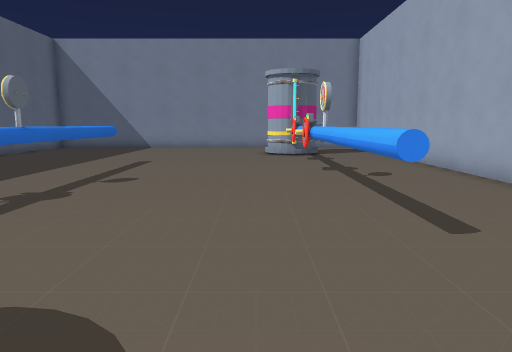
view 1 (above)

16 first-person views from a walk through a 3-D level made in the Godot game engine. The camera is 1.2 m above the floor, tilts 8° down and sees 70° across. The floor is counted in squares, 1 m on a side. Each view is taken from the middle of a square. On the plan, view 1 faces up. The plan holds only what a view shows up to about 15 squares ahead; the rest is blank. Some surface patterns are stand-ins.

view 2
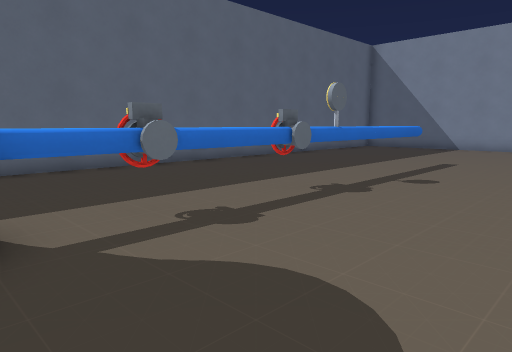

view 3
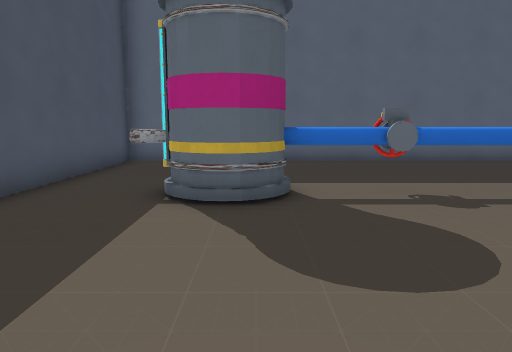

view 4
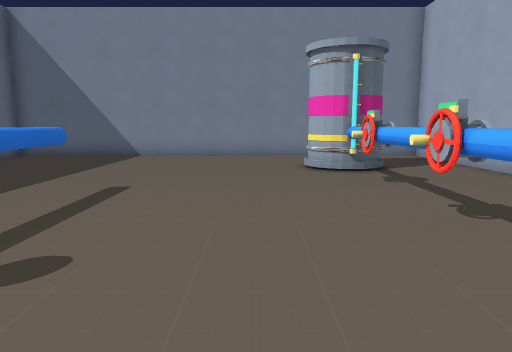

view 5
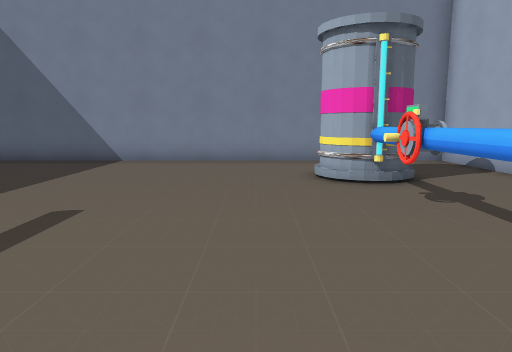

view 6
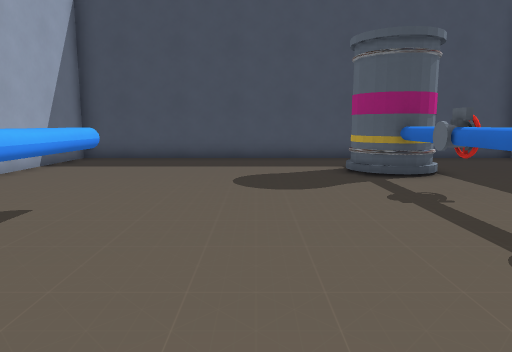

view 7
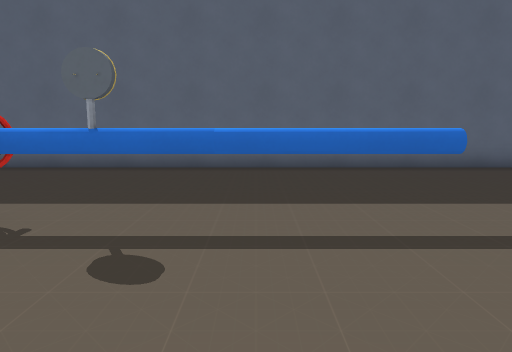

view 8
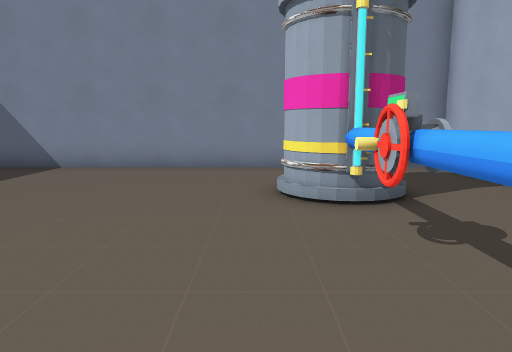

view 9
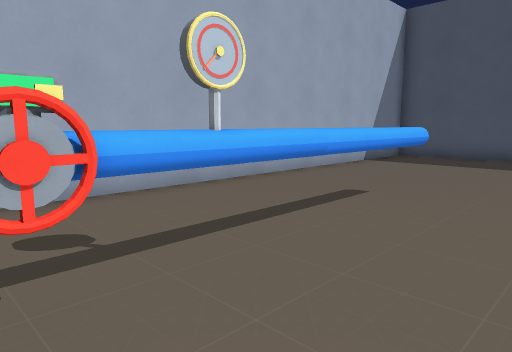

view 10
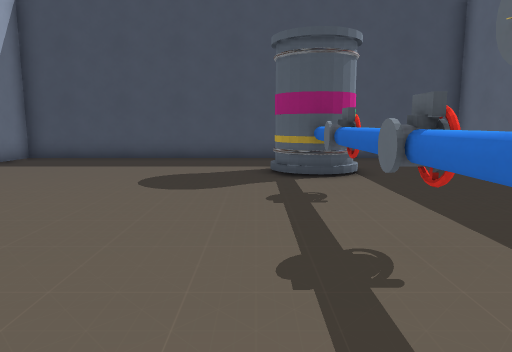

view 11
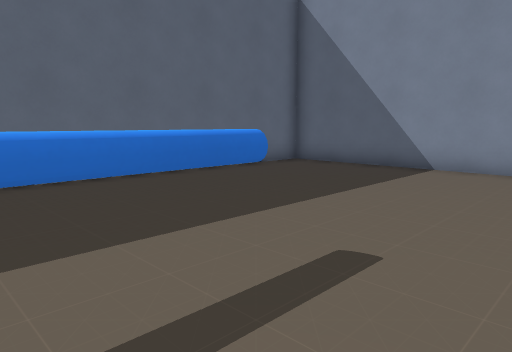

view 12
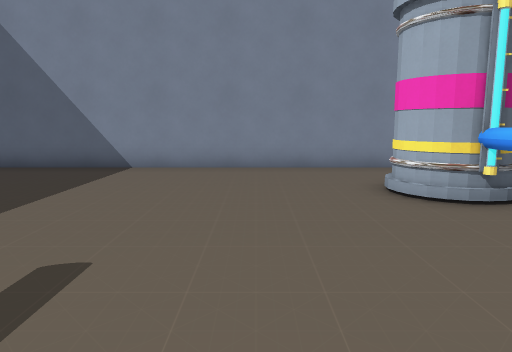

view 13
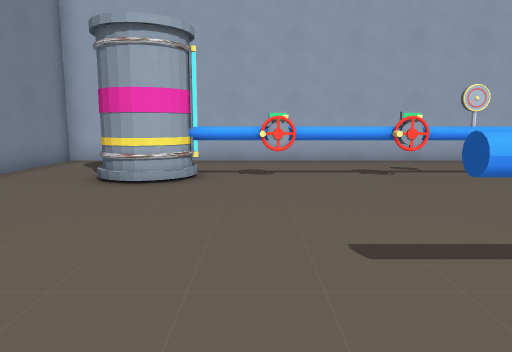

view 14
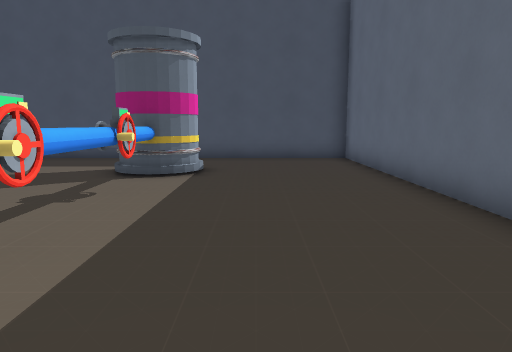

view 15
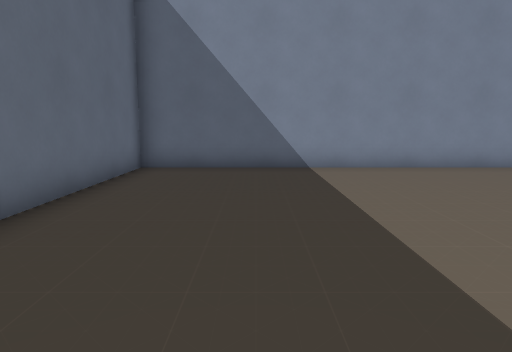

view 16
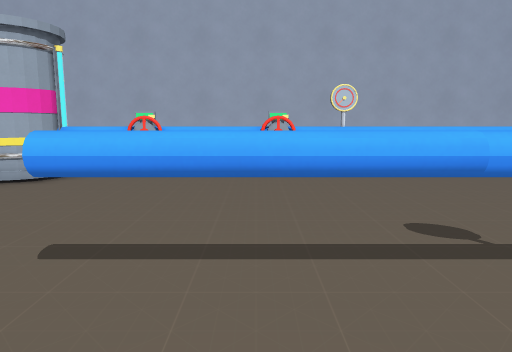

### Floor plan
Key: @ floor where view 1 was taken; # wall or solid block; x gap in a wall; . floor; T tank; H thing the floor can be seen under or through; O other object.
Columns run from 11 left of view 1 to 5 right of it. Each row starts with its distance up from view 1.
 20 #################
 19 #...............#
 18 #...............#
 17 #...............#
 16 #...........TT..#
 15 #...........TT..#
 14 #............#..#
 13 #...........O...#
 12 #............#..#
 11 #......H.....#..#
 10 #......H....O...#
  9 #......H.....#..#
  8 #......H.....x..#
  7 #......x.....H..#
  6 #.....OH.....H..#
  5 #......H.....H..#
  4 #......H.....H..#
  3 #.....O.........#
  2 #......H........#
  1 #......H........#
  0 #.....TT...@....#
 -1 #.....TT........#
 -2 #......T........#
 -3 #...............#
 -4 #################

Where each view was taken, in squares from view 1:
view 1: 0 up, 0 right, facing up
view 2: 0 up, 0 right, facing up-left
view 3: 0 up, 2 right, facing left
view 4: 5 up, 1 left, facing up
view 5: 7 up, 1 left, facing up
view 6: 9 up, 1 left, facing down
view 7: 9 up, 0 right, facing left
view 8: 9 up, 0 right, facing up
view 9: 10 up, 1 left, facing down-right
view 10: 9 up, 3 left, facing down
view 11: 9 up, 2 left, facing up-left
view 12: 9 up, 2 left, facing up
view 13: 13 up, 7 left, facing right
view 14: 9 up, 7 left, facing down
view 15: 9 up, 7 left, facing up
view 16: 10 up, 7 left, facing right
